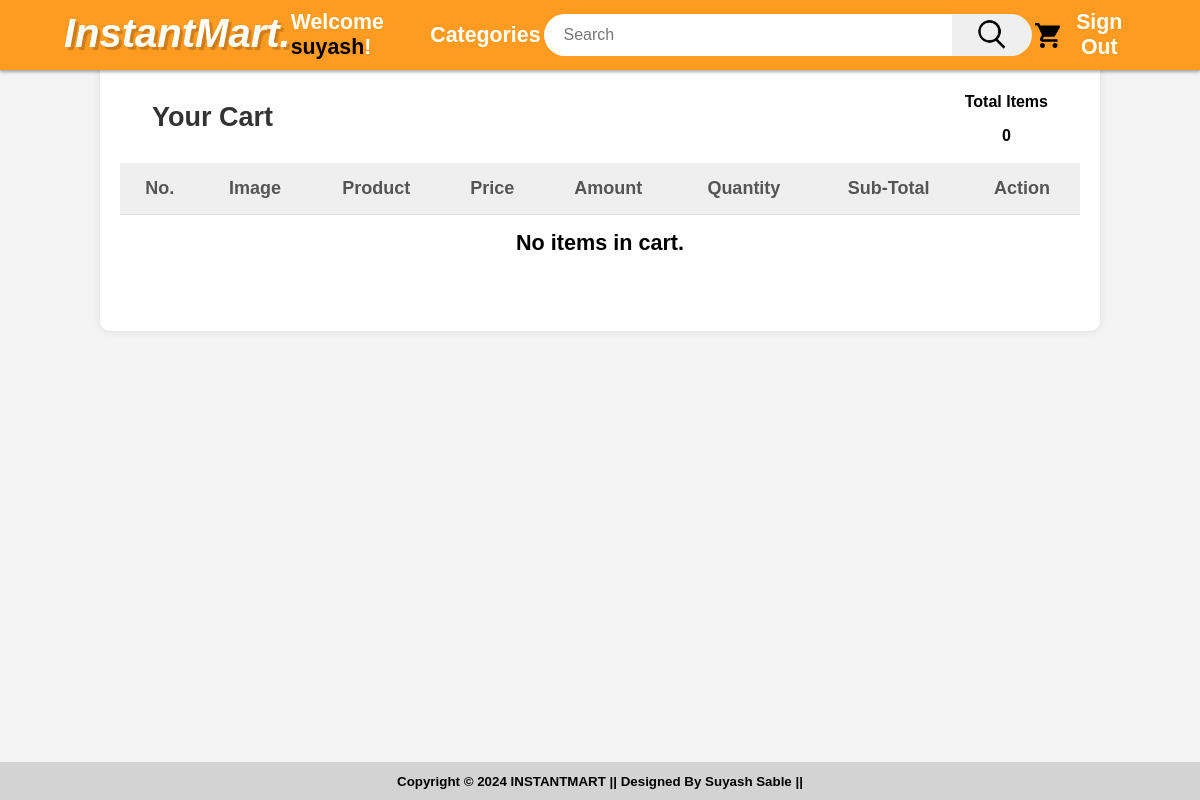
The app's page /cart (signed in), older data.
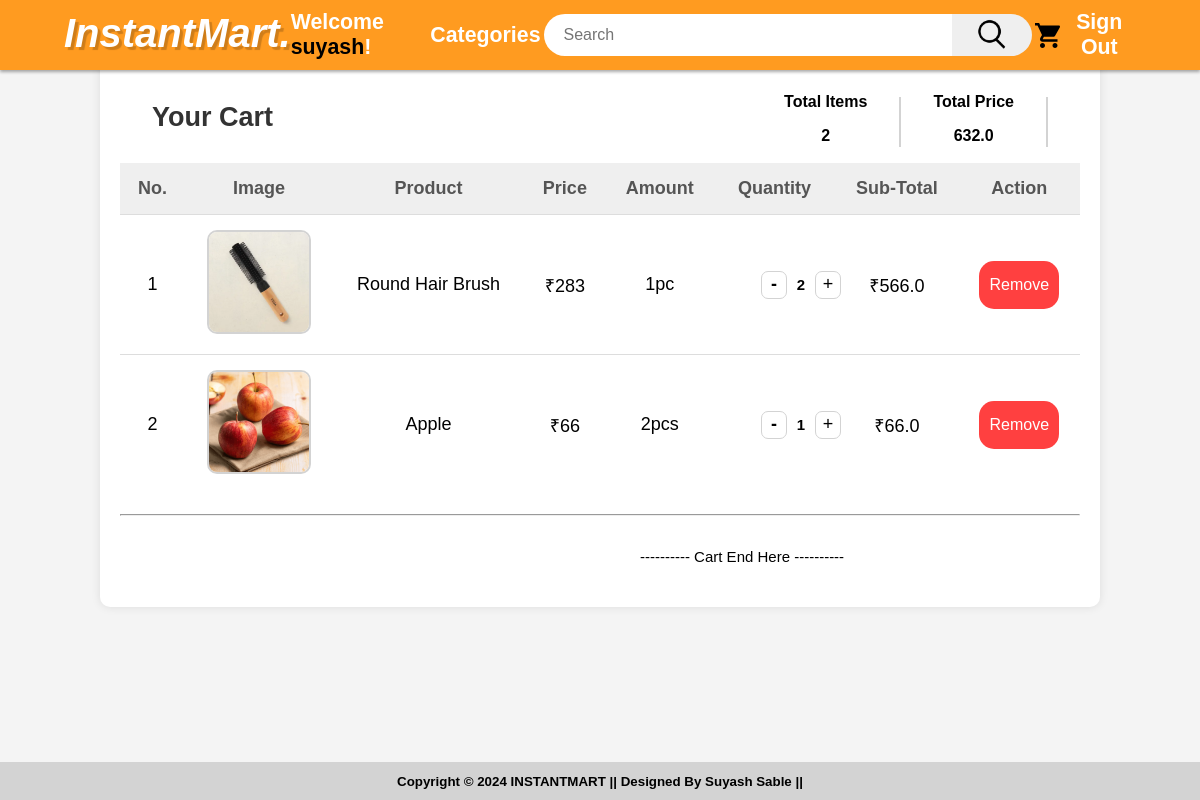
The same page, newer data.
### InstantMart_App/models.py (models this page shows, shortened)
class Cart(models.Model):
    product=models.ForeignKey(Product,on_delete=models.CASCADE)
    user=models.ForeignKey(User,on_delete=models.CASCADE)
    quantity=models.PositiveIntegerField(default=1)
    subtotalprice=models.FloatField(default=0.00)
    class Meta:
        db_table='cart'
        unique_together = ('product', 'user')

class Product(models.Model):
    category=models.ForeignKey(Category, blank=False , null=False , on_delete=models.CASCADE) #if we delete the category then it will also delete that related product
    product_name=models.CharField(max_length=100)
    product_img=models.ImageField(upload_to='products',default='')
    product_quantity=models.IntegerField()
    product_unit=models.ForeignKey(Unit, blank=False , null=False , on_delete=models.PROTECT) #this will not delete product but will delete unit
    product_currency=models.ForeignKey(Currency, blank=False , null=False , on_delete=models.PROTECT)
    product_price=models.CharField(max_length=20)
    class Meta:
        db_table='products'

class Currency(models.Model):
    currency_symbol=models.CharField(max_length=10)
    class Meta:
        db_table='currency'
    def __str__(self):
        return self.currency_symbol

class Unit(models.Model):
    unit_name=models.CharField(max_length=20)
    class Meta:
        db_table='units'
    def __str__(self):
        return self.unit_name

### InstantMart_App/views.py (the view)
# urls.py: path('cart',v.cart_item),
@login_required
def cart_item(request):
    uid = request.session.get('uid')
    if request.user.is_authenticated:
        cl = Cart.objects.filter(user=uid)
        total_price = sum(i.subtotalprice for i in cl)
        fname = request.session.get('fname', None)
        num_item = cl.count()
        context = {
            'cl': cl,
            'fname': fname,
            'num_item': num_item,
            'total_price': total_price,
        }
        if num_item > 0:
            paypalrestsdk.configure({
                "mode": 'sandbox',  # sandbox or live
                "client_id": settings.PAYPAL_CLIENT_ID,
                "client_secret": settings.PAYPAL_CLIENT_SECRET,
            })
            payment = paypalrestsdk.Payment({
                "intent": "sale",
                "payer": {
                    "payment_method": "paypal"
                },
                "redirect_urls": {
                    "return_url": request.build_absolute_uri(reverse('InstantMart_App:payment_success')),
                    "cancel_url": request.build_absolute_uri(reverse('InstantMart_App:payment_cancel'))
                },
                "transactions": [{
                    "item_list": {
                        "items": [{
                            "name": "Cart Items",
                            "sku": "item",
                            "price": str(total_price),
                            "currency": "USD",
                            "quantity": 1
                        }]
                    },
                    "amount": {
                        "total": str(total_price),
                        "currency": "USD"
                    },
                    "description": "Payment for cart items."
                }]
            })
            if payment.create():
                for link in payment.links:
                    if link.rel == "approval_url":
                        context['approval_url'] = str(link.href)
                        break
            else:
                context['error'] = payment.error
        return render(request, 'cart.html', context)
    else:
        return render(request, 'signin.html')

### InstantMart_App/templates/cart.html (shortened to what this page needs)
<!DOCTYPE html>
<html lang="en">
<head>
    <link rel="stylesheet" href="../static/css/cart.css">
    <link rel="stylesheet" href="../static/css/alert.css">
</head>
<body>
    {%include 'navbar.html'%}
    <div class="container">
        <div class="top_indicator">
            <h2>Your Cart</h2>
            <div class="left_indicator">
                <div class="ind_one">
                    <h5>Total Items</h5>
                    <p>{{num_item}}</p>
                </div>
                {% if num_item != 0 %}
                <hr style="border: 1px solid lightgray; height: 3rem; position: relative; bottom: 5px;">
                <div class="ind_two">
                    <h5>Total Price</h5>
                    <p>{{total_price}}</p>
                </div>
                <hr style="border: 1px solid lightgray; height: 3rem; position: relative; bottom: 5px;">
                {% endif %}
            </div>
        </div>
        <table>
            <thead>
                <tr>
                    <th>No.</th>
                    <th>Image</th>
                    <th>Product</th>
                    <th>Price</th>
                    <th>Amount</th>
                    <th>Quantity</th>
                    <th>Sub-Total</th>
                    <th>Action</th>
                </tr>
            </thead>
            <tbody>
                {%for i in cl%}
                <tr>
                    <td>{{ forloop.counter }}</td>
                    <td><img src="{{ i.product.product_img.url }}"
                            style="border: 2px solid lightgray; border-radius: 10px;" width="100px" height="100px"
                            alt="{{ i.product.name }}"></td>
                    <td>{{ i.product.product_name }}</td>
                    <td>{{ i.product.product_currency }}{{ i.product.product_price }}</td>
                    <td>{{ i.product.product_quantity }}{{ i.product.product_unit }}</td>
                    <td>
                        <div class="quntity_btn">
                            <a href="de_cart_item/{{i.product.id}}" class="de_btn"><strong>-</strong></a>
                            <h5>{{i.quantity}}</h5>
                            <a href="in_cart_item/{{i.product.id}}" class="in_btn">+</a>
                        </div>
                    </td>
                    <td>{{ i.product.product_currency }}{{ i.subtotalprice }}</td>
                    <td><a href="delete/{{i.id}}"><button class="del_btn"
                                title="Remove - {{i.product.product_name}}">Remove</button></a></td>
                </tr>
                {% empty %}
                <tr>
                    <td colspan="8" style="font-size: larger; font-weight: 600;">No items in cart.</td>
                </tr>
                {% endfor %}
            </tbody>
        </table>
        {% if num_item != 0 %}
        <hr>
        <br>
        <small style="text-align: center; position: relative; left: 32.5rem;">---------- Cart End Here ----------</small>
        {% endif %}
    </div>
    <footer
        style="    max-height: 2rem;background-color: lightgray;position: fixed;bottom: 0;left: 0;right: 0;text-align: center;margin: 0;padding: 10px;font-weight: 600;">
        <small>Copyright &copy; 2024 INSTANTMART || Designed By Suyash Sable || </small>
    </footer>
</body>
</html>

### InstantMart_App/templates/navbar.html (shortened to what this page needs)
<!DOCTYPE html>
<html lang="en">
<head>
</head>
<body>
  {%load static%}
  <link rel="stylesheet" href="{%static 'css/all.css'%}">
  <nav class="navbar">
    <div class="logo">
      <a href="/" title="Home Page"><i>InstantMart.</i></a>
    </div>
    {% if user.is_authenticated %}
    <p>Welcome <span class="login_name"><a href="/account" title="{{fname}} profile">{{ fname }}</a></span>!</p>
    {% endif %}
    <a class="nav_link" href="/category" title="Categories">Categories</a>
    <form action="/search" method="get">
      <div class="search_input_img">
        <input type="text" name="query" type="search" title="Search" class="search" placeholder="Search"><button class="search_icon"><img src="../static/media/search_icon.png" width="30px" height="30px" title="Search"></button>
      </div>
    </form>
    {% if user.is_authenticated %}
    <a href="/cart" class="nav_link"><img class="cart_logo" title="Cart" src="../static/media/cart_shopping_icon.svg" width="25px" height="25px" alt="cart logo"></a>
    <a class="nav_link" href="/signout" title="Signout">Sign Out</a>
    {% else %}
    <a class="nav_link" href="/signin" title="Signin">Sign In</a>
    <a class="nav_link" href="/signup" target="_blank" title="Signup">Sign Up</a>
    {% endif %}
  </nav>
</body>
</html>

### InstantMart_App/static/css/cart.css (style rules this page uses)
body { font-family: Arial, sans-serif; background-color: #f4f4f4; margin: 0; padding: 0; }
.container { width: 80%; margin: 0 auto; padding: 40px 20px; background-color: #ffffff; box-shadow: 0 0 10px rgba(0, 0, 0, 0.1); border-radius: 10px; margin-top: 30px; font-size: large; }
.top_indicator h2 { text-align:left; margin-bottom: 20px; color: #333; }
.top_indicator { width: 100%; display: flex; justify-content: space-between; align-items: center; margin: 10px 0px 10px 0px; box-sizing: border-box; padding: 0px 2rem; }
.left_indicator { display: flex; justify-content: space-between; align-items: center; font-size: medium; gap: 2rem; text-align: center; position: relative; top: 10px; }
.left_indicator h5 { margin: 0; font-size: medium; font-weight: 900; }
.left_indicator p { font-size: medium; font-weight: 900; }
table { width: 100%; border-collapse: collapse; margin-bottom: 20px; }
thead { background-color: #efefef; border: 0; border-radius: 10px; }
thead th { padding: 15px; text-align: left; border-bottom: 1px solid #ddd; color: #555; text-align: center; }
tbody tr { border-bottom: 1px solid #ddd; }
tbody tr:last-child { border-bottom: none; }
tbody td { padding: 15px; text-align: left; text-align: center; }
tbody img { border: 2px solid lightgray; border-radius: 10px; width: 100px; height: 100px; }
.quntity_btn { width: 5rem; height: 2rem; display: flex; justify-content: space-between; align-items: center; position: relative; left: 2rem; }
.in_btn { width: 1.5rem; height: 80%; border: 1px solid lightgray; border-radius: 7px; text-align: center; align-content: center; }
.de_btn { width: 1.5rem; height: 80%; border: 1px solid lightgray; border-radius: 7px; text-align: center; align-content: center; }
.del_btn { height: 3rem; width: 5rem; background-color: rgb(255, 64, 64); color: #fff; border: 0; border-radius: 15px; font-size: medium; cursor: pointer; transition: background-color 0.3s ease; }

### InstantMart_App/static/css/all.css (style rules this page uses)
a { text-decoration: none; color: black; }
body { margin: 0; padding: 0; }
.navbar { position: fixed !important; top: 0 !important; left: 0 !important; right: 0 !important; z-index: 100 !important; height: 60px !important; background-color: rgb(255 155 32) !important; border: 0px !important; box-shadow: 0px 2px 3px rgba(0, 0, 0, 0.334) !important; color: #fff !important; padding: 5px 4rem !important; display: flex !important; justify-content: space-between !important; align-items: center !important; font-size: 16pt !important; font-weight: 600 !important; font-family: Arial, Helvetica, sans-serif !important; }
.nav_link { padding: 0px 3px !important; text-align: center !important; align-content: center !important; }
.navbar a { color: #fff !important; }
.logo>a { position: relative !important; bottom: 2px !important; font-weight: 900 !important; font-size: 30pt !important; border: 0 !important; color: #fff !important; text-shadow: 3px 3px 1px rgba(0, 0, 0, 0.193) !important; }
.login_name>a { color: #000000 !important; }
.search { width: 23rem !important; height: 2.5rem !important; padding-left: 20px !important; padding-right: 20px !important; border: 0 !important; border-radius: 50px 0px 0px 50px !important; outline: 0 !important; font-size: medium !important; }
.search_input_img { display: flex !important; align-items: center !important; outline: 0 !important; }
.search_icon { border: 0 !important; border-radius: 0px 50px 50px 0px !important; width: 5rem !important; height: 2.6rem !important; cursor:pointer !important; }
.cart_logo { position: relative !important; top: 3px !important; }

Row changes from the older to the newer data that the page shows:
added Cart: product.product_img (picture), product.product_name "Round Hair Brush", product.product_currency "₹", product.product_price "283", product.product_quantity "1", product.product_unit "pc", quantity "2", subtotalprice "566.0"
added Cart: product.product_img (picture), product.product_name "Apple", product.product_currency "₹", product.product_price "66", product.product_quantity "2", product.product_unit "pcs", quantity "1", subtotalprice "66.0"
Text that changed along with them:
{{ num_item }}: "0" → "2"
{{ total_price }}: (not shown) → "632.0"
text no longer shown: "No items in cart."
text now shown: "Total Price ---------- Cart End Here ----------"
